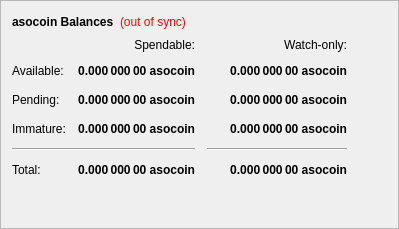
        <widget class="QFrame" name="frame">
         <property name="frameShape">
          <enum>QFrame::StyledPanel</enum>
         </property>
         <property name="frameShadow">
          <enum>QFrame::Raised</enum>
         </property>
         <layout class="QVBoxLayout" name="verticalLayout_4">
          <item>
           <layout class="QHBoxLayout" name="horizontalLayout_4">
            <item>
             <widget class="QLabel" name="label_5">
              <property name="font">
               <font>
                <weight>75</weight>
                <bold>true</bold>
               </font>
              </property>
              <property name="text">
               <string>asocoin Balances</string>
              </property>
             </widget>
            </item>
            <item>
             <widget class="QLabel" name="labelWalletStatus">
              <property name="cursor">
               <cursorShape>WhatsThisCursor</cursorShape>
              </property>
              <property name="toolTip">
               <string>The displayed information may be out of date. Your wallet automatically synchronizes with the asocoin network after a connection is established, but this process has not completed yet.</string>
              </property>
              <property name="styleSheet">
               <string notr="true">QLabel { color: red; }</string>
              </property>
              <property name="text">
               <string notr="true">(out of sync)</string>
              </property>
              <property name="alignment">
               <set>Qt::AlignLeading|Qt::AlignLeft|Qt::AlignVCenter</set>
              </property>
             </widget>
            </item>
            <item>
             <spacer name="horizontalSpacer_3">
              <property name="orientation">
               <enum>Qt::Horizontal</enum>
              </property>
              <property name="sizeHint" stdset="0">
               <size>
                <width>40</width>
                <height>20</height>
               </size>
              </property>
             </spacer>
            </item>
           </layout>
          </item>
          <item>
           <layout class="QGridLayout" name="gridLayout">
            <property name="spacing">
             <number>12</number>
            </property>
            <item row="2" column="2">
             <widget class="QLabel" name="labelWatchPending">
              <property name="font">
               <font>
                <weight>75</weight>
                <bold>true</bold>
               </font>
              </property>
              <property name="cursor">
               <cursorShape>IBeamCursor</cursorShape>
              </property>
              <property name="toolTip">
               <string>Unconfirmed transactions to watch-only addresses</string>
              </property>
              <property name="text">
               <string notr="true">0.000 000 00 asocoin</string>
              </property>
              <property name="alignment">
               <set>Qt::AlignRight|Qt::AlignTrailing|Qt::AlignVCenter</set>
              </property>
              <property name="textInteractionFlags">
               <set>Qt::LinksAccessibleByMouse|Qt::TextSelectableByKeyboard|Qt::TextSelectableByMouse</set>
              </property>
             </widget>
            </item>
            <item row="2" column="1">
             <widget class="QLabel" name="labelUnconfirmed">
              <property name="font">
               <font>
                <weight>75</weight>
                <bold>true</bold>
               </font>
              </property>
              <property name="cursor">
               <cursorShape>IBeamCursor</cursorShape>
              </property>
              <property name="toolTip">
               <string>Total of transactions that have yet to be confirmed, and do not yet count toward the spendable balance</string>
              </property>
              <property name="text">
               <string notr="true">0.000 000 00 asocoin</string>
              </property>
              <property name="alignment">
               <set>Qt::AlignRight|Qt::AlignTrailing|Qt::AlignVCenter</set>
              </property>
              <property name="textInteractionFlags">
               <set>Qt::LinksAccessibleByMouse|Qt::TextSelectableByKeyboard|Qt::TextSelectableByMouse</set>
              </property>
             </widget>
            </item>
            <item row="3" column="2">
             <widget class="QLabel" name="labelWatchImmature">
              <property name="font">
               <font>
                <weight>75</weight>
                <bold>true</bold>
               </font>
              </property>
              <property name="cursor">
               <cursorShape>IBeamCursor</cursorShape>
              </property>
              <property name="toolTip">
               <string>Staked or masternode rewards in watch-only addresses that has not yet matured</string>
              </property>
              <property name="text">
               <string notr="true">0.000 000 00 asocoin</string>
              </property>
              <property name="alignment">
               <set>Qt::AlignRight|Qt::AlignTrailing|Qt::AlignVCenter</set>
              </property>
              <property name="textInteractionFlags">
               <set>Qt::LinksAccessibleByMouse|Qt::TextSelectableByKeyboard|Qt::TextSelectableByMouse</set>
              </property>
             </widget>
            </item>
            <item row="4" column="0" colspan="2">
             <widget class="Line" name="lineSpendableBalance">
              <property name="orientation">
               <enum>Qt::Horizontal</enum>
              </property>
             </widget>
            </item>
            <item row="4" column="2">
             <widget class="Line" name="lineWatchBalance">
              <property name="sizePolicy">
               <sizepolicy hsizetype="Preferred" vsizetype="Fixed">
                <horstretch>0</horstretch>
                <verstretch>0</verstretch>
               </sizepolicy>
              </property>
              <property name="minimumSize">
               <size>
                <width>140</width>
                <height>0</height>
               </size>
              </property>
              <property name="orientation">
               <enum>Qt::Horizontal</enum>
              </property>
             </widget>
            </item>
            <item row="5" column="0">
             <widget class="QLabel" name="labelTotalText">
              <property name="text">
               <string>Total:</string>
              </property>
             </widget>
            </item>
            <item row="3" column="1">
             <widget class="QLabel" name="labelImmature">
              <property name="font">
               <font>
                <weight>75</weight>
                <bold>true</bold>
               </font>
              </property>
              <property name="cursor">
               <cursorShape>IBeamCursor</cursorShape>
              </property>
              <property name="toolTip">
               <string>Staked or masternode rewards that has not yet matured</string>
              </property>
              <property name="text">
               <string notr="true">0.000 000 00 asocoin</string>
              </property>
              <property name="alignment">
               <set>Qt::AlignRight|Qt::AlignTrailing|Qt::AlignVCenter</set>
              </property>
              <property name="textInteractionFlags">
               <set>Qt::LinksAccessibleByMouse|Qt::TextSelectableByKeyboard|Qt::TextSelectableByMouse</set>
              </property>
             </widget>
            </item>
            <item row="2" column="3">
             <spacer name="horizontalSpacer_2">
              <property name="orientation">
               <enum>Qt::Horizontal</enum>
              </property>
              <property name="sizeHint" stdset="0">
               <size>
                <width>40</width>
                <height>20</height>
               </size>
              </property>
             </spacer>
            </item>
            <item row="3" column="0">
             <widget class="QLabel" name="labelImmatureText">
              <property name="text">
               <string>Immature:</string>
              </property>
             </widget>
            </item>
            <item row="5" column="1">
             <widget class="QLabel" name="labelTotal">
              <property name="font">
               <font>
                <weight>75</weight>
                <bold>true</bold>
               </font>
              </property>
              <property name="cursor">
               <cursorShape>IBeamCursor</cursorShape>
              </property>
              <property name="toolTip">
               <string>Your current total balance</string>
              </property>
              <property name="text">
               <string notr="true">0.000 000 00 asocoin</string>
              </property>
              <property name="alignment">
               <set>Qt::AlignRight|Qt::AlignTrailing|Qt::AlignVCenter</set>
              </property>
              <property name="textInteractionFlags">
               <set>Qt::LinksAccessibleByMouse|Qt::TextSelectableByKeyboard|Qt::TextSelectableByMouse</set>
              </property>
             </widget>
            </item>
            <item row="5" column="2">
             <widget class="QLabel" name="labelWatchTotal">
              <property name="font">
               <font>
                <weight>75</weight>
                <bold>true</bold>
               </font>
              </property>
              <property name="cursor">
               <cursorShape>IBeamCursor</cursorShape>
              </property>
              <property name="toolTip">
               <string>Current total balance in watch-only addresses</string>
              </property>
              <property name="text">
               <string notr="true">0.000 000 00 asocoin</string>
              </property>
              <property name="alignment">
               <set>Qt::AlignRight|Qt::AlignTrailing|Qt::AlignVCenter</set>
              </property>
              <property name="textInteractionFlags">
               <set>Qt::LinksAccessibleByMouse|Qt::TextSelectableByKeyboard|Qt::TextSelectableByMouse</set>
              </property>
             </widget>
            </item>
            <item row="0" column="2">
             <widget class="QLabel" name="labelWatchonly">
              <property name="text">
               <string>Watch-only:</string>
              </property>
              <property name="alignment">
               <set>Qt::AlignRight|Qt::AlignTrailing|Qt::AlignVCenter</set>
              </property>
             </widget>
            </item>
            <item row="1" column="0">
             <widget class="QLabel" name="labelBalanceText">
              <property name="text">
               <string>Available:</string>
              </property>
             </widget>
            </item>
            <item row="1" column="1">
             <widget class="QLabel" name="labelBalance">
              <property name="font">
               <font>
                <weight>75</weight>
                <bold>true</bold>
               </font>
              </property>
              <property name="cursor">
               <cursorShape>IBeamCursor</cursorShape>
              </property>
              <property name="toolTip">
               <string>Your current spendable balance</string>
              </property>
              <property name="text">
               <string notr="true">0.000 000 00 asocoin</string>
              </property>
              <property name="alignment">
               <set>Qt::AlignRight|Qt::AlignTrailing|Qt::AlignVCenter</set>
              </property>
              <property name="textInteractionFlags">
               <set>Qt::LinksAccessibleByMouse|Qt::TextSelectableByKeyboard|Qt::TextSelectableByMouse</set>
              </property>
             </widget>
            </item>
            <item row="1" column="2">
             <widget class="QLabel" name="labelWatchAvailable">
              <property name="font">
               <font>
                <weight>75</weight>
                <bold>true</bold>
               </font>
              </property>
              <property name="cursor">
               <cursorShape>IBeamCursor</cursorShape>
              </property>
              <property name="toolTip">
               <string>Your current balance in watch-only addresses</string>
              </property>
              <property name="text">
               <string notr="true">0.000 000 00 asocoin</string>
              </property>
              <property name="alignment">
               <set>Qt::AlignRight|Qt::AlignTrailing|Qt::AlignVCenter</set>
              </property>
              <property name="textInteractionFlags">
               <set>Qt::LinksAccessibleByMouse|Qt::TextSelectableByKeyboard|Qt::TextSelectableByMouse</set>
              </property>
             </widget>
            </item>
            <item row="2" column="0">
             <widget class="QLabel" name="labelPendingText">
              <property name="text">
               <string>Pending:</string>
              </property>
             </widget>
            </item>
            <item row="0" column="1">
             <widget class="QLabel" name="labelSpendable">
              <property name="text">
               <string>Spendable:</string>
              </property>
              <property name="alignment">
               <set>Qt::AlignRight|Qt::AlignTrailing|Qt::AlignVCenter</set>
              </property>
             </widget>
            </item>
           </layout>
          </item>
          <item>
           <spacer name="verticalSpacer_4">
            <property name="orientation">
             <enum>Qt::Vertical</enum>
            </property>
            <property name="sizeHint" stdset="0">
             <size>
              <width>20</width>
              <height>40</height>
             </size>
            </property>
           </spacer>
          </item>
         </layout>
        </widget>
